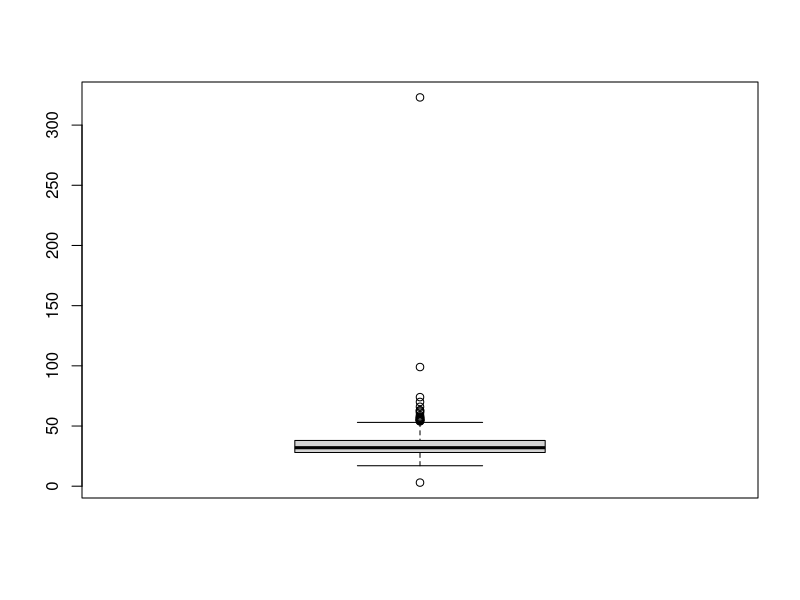
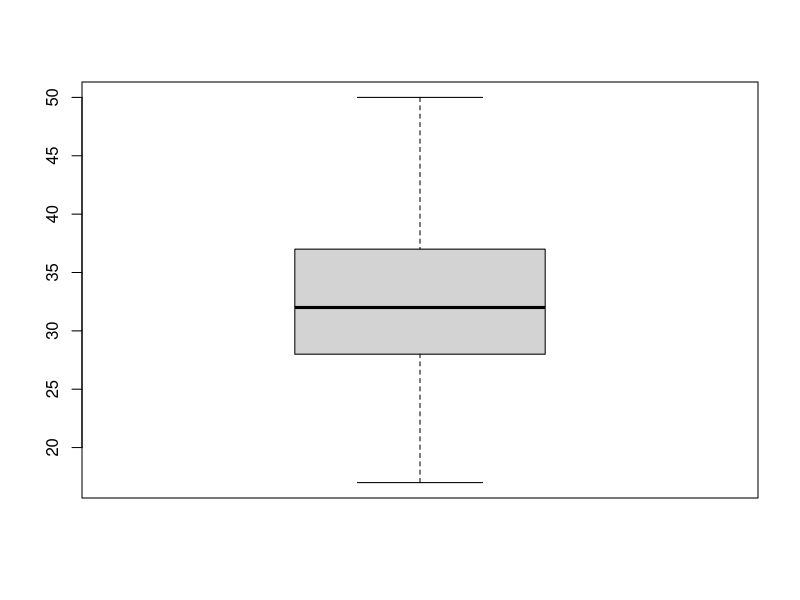

The R script that drew these images, in order:
## ---- chunk 1
knitr::opts_chunk$set(echo = TRUE)
## ---- chunk 2
library(tidyverse) #for data manipulation
library(stringr) #string characters
## ---- chunk 3
mental_health_in_tech <- read_csv("mental_health_in_tech_2016-1.csv")
## ---- chunk 4
colnames(mental_health_in_tech)
head(mental_health_in_tech)
#  [1] "Observation"     "Self_employed"   "Employees"       "Tech_company"
#  [5] "IT_role"         "Health_benefits" "Age"             "Gender"
#  [9] "Country_birth"   "Country_work"    "Work_remotely"
## ---- chunk 5
#Employees variable (how many employees work in the company)
unique(mental_health_in_tech$Employees)
## ---- chunk 6
mental_health_in_tech$Employees <- mental_health_in_tech$Employees %>%
  str_replace("01-may", "1-5") %>%
  str_replace("jun-25", "6-25")
unique(mental_health_in_tech$Employees)
## ---- chunk 7
#Gender variable (Gender of the employee)
unique(mental_health_in_tech$Gender)
## ---- chunk 8
male_labels <- c("Male", "male", "M", "m", "MALE")
female_labels <- c("Female", "female", "F", "f")

mental_health_in_tech <- mental_health_in_tech %>%
  mutate(Gender = case_when(
    Gender %in% male_labels ~ "Male",
    Gender %in% female_labels ~ "Female",
    TRUE ~ NA_character_
))
## ---- chunk 9
unique(mental_health_in_tech$Gender)
## ---- chunk 10
# Print the columns that have NAs
print(colnames(mental_health_in_tech)[colSums(is.na(mental_health_in_tech)) > 0])
## ---- chunk 11
unique(mental_health_in_tech$Tech_company)
## ---- chunk 12
mental_health_in_tech$Tech_company <- mental_health_in_tech$Tech_company %>%
  replace_na(0)
## ---- chunk 13
class(mental_health_in_tech$Tech_company)
## ---- chunk 14
mental_health_in_tech$Tech_company <- as.factor(mental_health_in_tech$Tech_company)
class(mental_health_in_tech$Tech_company)
## ---- chunk 15
unique(mental_health_in_tech$IT_role)
## ---- chunk 16
na <- mental_health_in_tech %>%
  filter(is.na(IT_role)) %>%
  select(Tech_company, IT_role)
## ---- chunk 17
mental_health_in_tech$IT_role <- mental_health_in_tech$IT_role %>%
  replace_na(0)
## ---- chunk 18
class(mental_health_in_tech$IT_role)
## ---- chunk 19
mental_health_in_tech$IT_role <- as.factor(mental_health_in_tech$IT_role)
class(mental_health_in_tech$IT_role)
## ---- chunk 20
mental_health_in_tech %>%
  filter(is.na(Gender))
## ---- chunk 21
mental_health_in_tech <- mental_health_in_tech %>%
  drop_na()
## ---- chunk 22
mental_health_in_tech$Gender <- as.factor(mental_health_in_tech$Gender)
class(mental_health_in_tech$Gender)
## ---- chunk 23
boxplot(mental_health_in_tech$Age)
## ---- chunk 24
Q1 <- quantile(mental_health_in_tech$Age, 0.25)
Q3 <- quantile(mental_health_in_tech$Age, 0.75)
IQR <- Q3 - Q1

lower_bound <- Q1 - 1.5 * IQR
upper_bound <- Q3 + 1.5 * IQR

mental_health_in_tech <- mental_health_in_tech %>%
  filter(Age >= lower_bound & Age <= upper_bound)

# There are still 3 outliers left when recalculated.
# Since the instruction is to remove them, another iteration is needed.

Q1 <- quantile(mental_health_in_tech$Age, 0.25)
Q3 <- quantile(mental_health_in_tech$Age, 0.75)
IQR <- Q3 - Q1

lower_bound <- Q1 - 1.5 * IQR
upper_bound <- Q3 + 1.5 * IQR

mental_health_in_tech <- mental_health_in_tech %>%
  filter(Age >= lower_bound & Age <= upper_bound)
## ---- chunk 25
boxplot(mental_health_in_tech$Age)
## ---- chunk 26
class(mental_health_in_tech$Observation)
## ---- chunk 27
mental_health_in_tech$Observation <- as.character(mental_health_in_tech$Observation)
class(mental_health_in_tech$Observation)
## ---- chunk 28
class(mental_health_in_tech$Self_employed)
## ---- chunk 29
mental_health_in_tech$Self_employed <- as.factor(mental_health_in_tech$Self_employed)
class(mental_health_in_tech$Self_employed)
## ---- chunk 30
class(mental_health_in_tech$Employees)
## ---- chunk 31
mental_health_in_tech$Employees <- as.factor(mental_health_in_tech$Employees)
class(mental_health_in_tech$Employees)
## ---- chunk 32
class(mental_health_in_tech$Tech_company)
## ---- chunk 33
class(mental_health_in_tech$IT_role)
## ---- chunk 34
class(mental_health_in_tech$Health_benefits)
## ---- chunk 35
mental_health_in_tech$Health_benefits <- as.factor(
  mental_health_in_tech$Health_benefits
)
class(mental_health_in_tech$Health_benefits)
## ---- chunk 36
class(mental_health_in_tech$Age)
## ---- chunk 37
mental_health_in_tech$Age <- as.integer(mental_health_in_tech$Age)
class(mental_health_in_tech$Age)
## ---- chunk 38
class(mental_health_in_tech$Gender)
## ---- chunk 39
class(mental_health_in_tech$Country_birth)
## ---- chunk 40
mental_health_in_tech$Country_birth <- as.factor(mental_health_in_tech$Country_birth)
class(mental_health_in_tech$Country_birth)
## ---- chunk 41
class(mental_health_in_tech$Work_remotely)
## ---- chunk 42
mental_health_in_tech$Work_remotely <- as.factor(mental_health_in_tech$Work_remotely)
class(mental_health_in_tech$Work_remotely)
## ---- chunk 43
# rmarkdown::render(
#   "A01232580_Homework3.Rmd",
#   output_format = rmarkdown::pdf_document(),
#   output_dir = "./docs/"
# )

# rmarkdown::render(
#   "./src/A01232580_Homework3.Rmd",
#   output_format = "html_document",
#   output_dir = "./docs/"
# )
